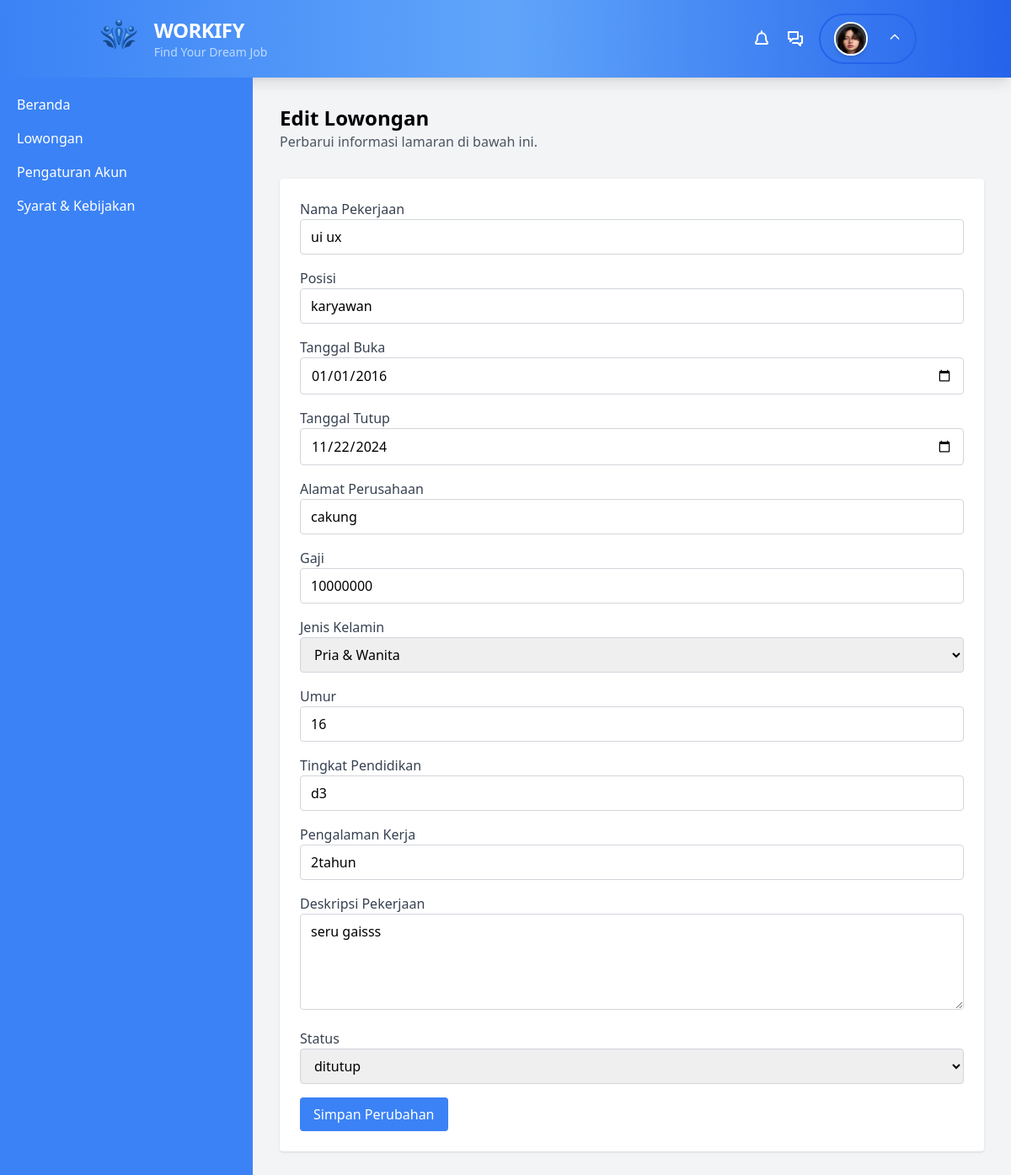
The app's page /perusahaan/lowongan/edit.php?idloker=2 with its own data.
### tables this page shows
CREATE TABLE `lamaran` (
  `idloker` int(6) NOT NULL,
  `idpelamar` int(6) DEFAULT NULL,
  `idperusahaan` int(6) DEFAULT NULL,
  `tglbuka` date NOT NULL,
  `tglttp` date NOT NULL,
  `almtperusahaan` varchar(50) NOT NULL,
  `gaji` decimal(10,0) NOT NULL,
  `status` enum('dibuka','ditutup','','') NOT NULL,
  `posisi` varchar(20) NOT NULL,
  `jenis_kelamin` enum('pria & wanita','pria','wanita','') NOT NULL,
  `umur` int(3) NOT NULL,
  `tingkat_pendidikan` varchar(20) NOT NULL,
  `pengalaman_kerja` varchar(40) NOT NULL,
  `deskripsi_pekerjaan` text NOT NULL,
  `nama_pekerjaan` varchar(55) NOT NULL
);

### perusahaan/lowongan/edit.php (the view, shortened to what this page needs)
<?php
include "../../inc/koneksi.php";
if (isset($_GET['idloker'])) {
    $idloker = $_GET['idloker'];
    $query = "SELECT * FROM lamaran WHERE idloker = ?";
    if ($stmt = mysqli_prepare($koneksi, $query)) {
        mysqli_stmt_bind_param($stmt, "i", $idloker);
        mysqli_stmt_execute($stmt);
        $result = mysqli_stmt_get_result($stmt);
        $lamaran = mysqli_fetch_assoc($result);
    }
}
?>
<!DOCTYPE html>
<html lang="id">
<head>
    <script src="https://cdn.tailwindcss.com"></script>
</head>
<body class="bg-gray-100">
<header class="bg-gradient-to-r from-blue-500 via-blue-400 to-blue-600 shadow-lg">
    <div class="container mx-auto flex justify-between items-center px-6 py-4">
        <div class="flex items-left space-x-4">
            <img src="../../asset/img/logo.png" alt="Workify Logo" class="h-10">
            <div>
                <h1 class="text-2xl font-extrabold text-white tracking-tight">WORKIFY</h1>
                <p class="text-sm text-blue-200">Find Your Dream Job</p>
            </div>
        </div>
        <nav class="hidden md:flex items-center space-x-6">
            <div class="flex items-center space-x-4">
                <a href="notif.html" class="hover:scale-110 transition">
                </a>
                <a href="chat.html" class="hover:scale-110 transition">
                    <svg class="w-6 h-6 text-white" fill="none" viewBox="0 0 24 24" xmlns="http://www.w3.org/2000/svg">
                        <path stroke="currentColor" stroke-width="2" stroke-linecap="round" stroke-linejoin="round"
                            d="M9 17h6l3 3v-3h2V9h-2M4 4h11v8H9l-3 3v-3H4V4Z" />
                    </svg>
                </a>
                <div class="relative">
                    <button id="profile-toggle" class="flex items-center space-x-3 focus:outline-none px-4 py-2 rounded-full border-2 border-blue-600">
                        <div class="w-10 h-10 rounded-full bg-gradient-to-r from-blue-400 to-blue-600 flex items-center justify-center shadow-md">
                            <img src="../../asset/img/lisa.jpg" alt="Profile" class="w-10 h-10 rounded-full border-2 border-white">
                        </div>
                            <svg id="dropdown-icon" class="w-4 h-4 text-white transform transition-transform duration-300" xmlns="http://www.w3.org/2000/svg" fill="none" viewBox="0 0 24 24" stroke="currentColor">
                                <path stroke-linecap="round" stroke-linejoin="round" stroke-width="2" d="M5 12l7-7 7 7" />
                            </svg>
                    </button>
                </div>
        </nav>
</header>
    <div class="flex h-screen">
        <aside class="w-1/4 bg-blue-500 text-white p-5">
            <nav>
                <ul class="space-y-4">
                    <li><a href="dashboard.php" class="block hover:text-gray-200">Beranda</a></li>
                    <li><a href="lowongan_tabel.php" class="block hover:text-gray-200">Lowongan</a></li>
                    <li><a href="#" class="block hover:text-gray-200">Pengaturan Akun</a></li>
                    <li><a href="#" class="block hover:text-gray-200">Syarat & Kebijakan</a></li>
                </ul>
            </nav>
        </aside>
        <main class="w-3/4 p-8">
            <header class="mb-8">
                <h3 class="text-2xl font-semibold">Edit Lowongan</h3>
                <p class="text-gray-600">Perbarui informasi lamaran di bawah ini.</p>
            </header>
            <form action="edit.php?idloker=<?php echo $idloker; ?>" method="POST" class="bg-white shadow rounded p-6 space-y-4">
                <div>
                    <label class="block font-medium text-gray-700">Nama Pekerjaan</label>
                    <input type="text" name="nama_pekerjaan" value="<?php echo htmlspecialchars($lamaran['nama_pekerjaan']); ?>" class="w-full border border-gray-300 rounded px-3 py-2">
                </div>
                <div>
                    <label class="block font-medium text-gray-700">Posisi</label>
                    <input type="text" name="posisi" value="<?php echo htmlspecialchars($lamaran['posisi']); ?>" class="w-full border border-gray-300 rounded px-3 py-2">
                </div>
                <div>
                    <label class="block font-medium text-gray-700">Tanggal Buka</label>
                    <input type="date" name="tglbuka" value="<?php echo htmlspecialchars($lamaran['tglbuka']); ?>" class="w-full border border-gray-300 rounded px-3 py-2">
                </div>
                <div>
                    <label class="block font-medium text-gray-700">Tanggal Tutup</label>
                    <input type="date" name="tglttp" value="<?php echo htmlspecialchars($lamaran['tglttp']); ?>" class="w-full border border-gray-300 rounded px-3 py-2">
                </div>
                <div>
                    <label class="block font-medium text-gray-700">Alamat Perusahaan</label>
                    <input type="text" name="almtperusahaan" value="<?php echo htmlspecialchars($lamaran['almtperusahaan']); ?>" class="w-full border border-gray-300 rounded px-3 py-2">
                </div>
                <div>
                    <label class="block font-medium text-gray-700">Gaji</label>
                    <input type="number" name="gaji" value="<?php echo htmlspecialchars($lamaran['gaji']); ?>" class="w-full border border-gray-300 rounded px-3 py-2">
                </div>
                <div>
                    <label class="block font-medium text-gray-700">Jenis Kelamin</label>
                    <select name="jenis_kelamin" class="w-full border border-gray-300 rounded px-3 py-2">
                        <option value="Pria & Wanita" <?php echo ($lamaran['jenis_kelamin'] == 'Pria & Wanita') ? 'selected' : ''; ?>>Pria & Wanita</option>
                    </select>
                </div>
                <div>
                    <label class="block font-medium text-gray-700">Umur</label>
                    <input type="text" name="umur" value="<?php echo htmlspecialchars($lamaran['umur']); ?>" class="w-full border border-gray-300 rounded px-3 py-2">
                </div>
                <div>
                    <label class="block font-medium text-gray-700">Tingkat Pendidikan</label>
                    <input type="text" name="tingkat_pendidikan" value="<?php echo htmlspecialchars($lamaran['tingkat_pendidikan']); ?>" class="w-full border border-gray-300 rounded px-3 py-2">
                </div>
                <div>
                    <label class="block font-medium text-gray-700">Pengalaman Kerja</label>
                    <input type="text" name="pengalaman_kerja" value="<?php echo htmlspecialchars($lamaran['pengalaman_kerja']); ?>" class="w-full border border-gray-300 rounded px-3 py-2">
                </div>
                <div>
                    <label class="block font-medium text-gray-700">Deskripsi Pekerjaan</label>
                    <textarea name="deskripsi_pekerjaan" class="w-full border border-gray-300 rounded px-3 py-2" rows="4"><?php echo htmlspecialchars($lamaran['deskripsi_pekerjaan']); ?></textarea>
                </div>
                <div>
                    <label class="block font-medium text-gray-700">Status</label>
                    <select name="status" class="w-full border border-gray-300 rounded px-3 py-2">
                        <option value="ditutup" <?php echo ($lamaran['status'] == 'ditutup') ? 'selected' : ''; ?>>ditutup</option>
                    </select>
                </div>
                <button type="submit" class="bg-blue-500 text-white px-4 py-2 rounded hover:bg-blue-600">Simpan Perubahan</button>
            </form>
        </main>
    </div>
</body>
</html>

### records on screen
lamaran: nama_pekerjaan "ui ux", posisi "karyawan", tglbuka "01/01/2016", tglttp "11/22/2024", almtperusahaan "cakung", gaji "10000000", umur "16", tingkat_pendidikan "d3", pengalaman_kerja "2tahun", deskripsi_pekerjaan "seru gaisss", status "ditutup"
